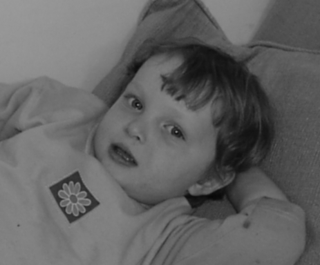
#> input picture data/original/example1.png, 320 x 265 px; its folder holds 4 pictures in this run
$ python temp.py   (older library calls are emulated)
#> lines starting #> are read from the running program, lines starting #| are printed output that depends on the picture
#> further down, src is the input picture: shape (265, 320, 3); min 7, max 154, mean 98.8
### improvingMethod/sobel.py
#!/usr/bin/env python
# -- coding: utf-8 --
# @Time : 2024/1/15 13:50
# @Author : Lucas
# @File : sobel.py
import cv2
import numpy as np


def soble(image):
    # 使用Sobel算子进行边缘检测
    sobelx = cv2.Sobel(image, cv2.CV_64F, 1, 0, ksize=3)
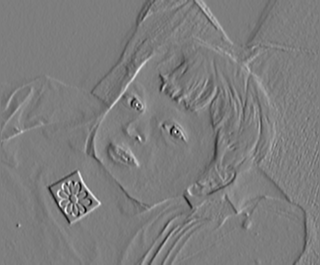
#> sobelx: shape (265, 320, 3) float64; min -285, max 291, mean -1.1; drawn with min black and max white
    sobely = cv2.Sobel(image, cv2.CV_64F, 0, 1, ksize=3)
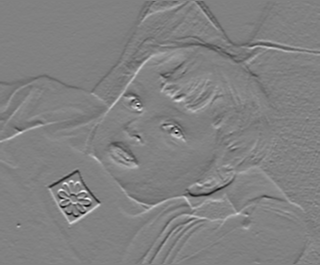
#> sobely: shape (265, 320, 3) float64; min -333, max 322, mean -0.4; drawn with min black and max white
    sobelx = np.uint8(np.absolute(sobelx))
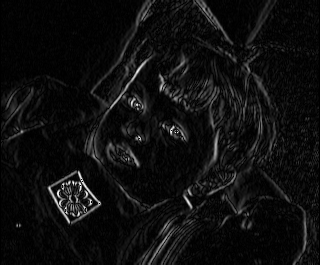
#> sobelx: shape (265, 320, 3); min 0, max 255, mean 15
    sobely = np.uint8(np.absolute(sobely))
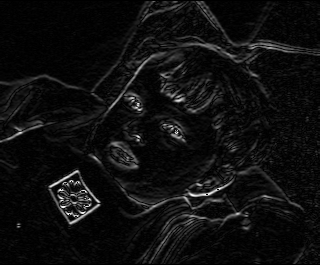
#> sobely: shape (265, 320, 3); min 0, max 255, mean 15
    sobelCom = cv2.bitwise_or(sobelx, sobely)
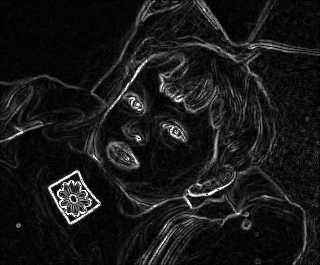
#> sobelCom: shape (265, 320, 3); min 0, max 255, mean 24.3
    # 浮点型转成uint8型
    sobelCom = cv2.convertScaleAbs(sobelCom)
    return sobelCom

### temp.py
import os.path
import time

import cv2
import numpy as np
import cv2 as cv
import colorsys
import matplotlib.pyplot as plt
import scipy.sparse as sparse
from improvingMethod import cannyDection, DCTTransformer, waveletTransform, laplacian
from sympy import *
from scipy.sparse.linalg import gmres

from improvingMethod.improve_edges import improve_edges
from improvingMethod.sobel import soble
from sideWindow.slideWindowAlgorithm import find_best_window

padding = 2  # 窗口半径、图片填充大小
# src放置的是灰度图,marked是放置已经标记成果的图片
photo_name_list = ['example{}'.format(i) for i in range(1, 9)]
gray_data_dir = './data/original'
marked_data_dir = './data/marked'
exp_dir = './exp'
shape = (256, 256)
for photo_name in photo_name_list:
    photo_file_suffix = 'png'
    gray_filename = '{}.{}'.format(photo_name, photo_file_suffix)
    marked_filename = '{}_marked.{}'.format(photo_name, photo_file_suffix)
    src = cv.imread(os.path.join(gray_data_dir, gray_filename))# cv读取的是BGR格式
    # src = cv2.resize(src, shape)
    solve_name = 'grmse'
    model_name = "侧窗_{}_{}结果.jpg".format(photo_name, solve_name)
    fig, ax = plt.subplots(1, 6)
    # sobel检测
    soble_image = soble(src)
    ax[0].imshow(soble_image)
    # 使用Laplacian算子进行边缘检测
#> (the run stopped early here; a loop or call above may not have finished)
